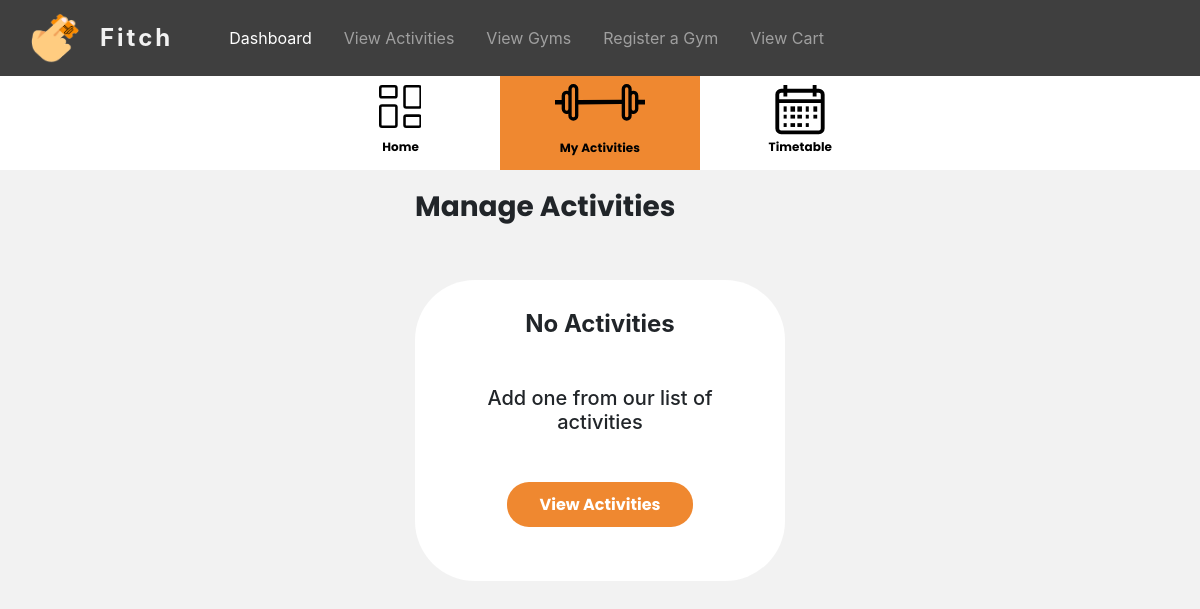
The page /User/MyActivity (signed in) on the database as committed earlier.
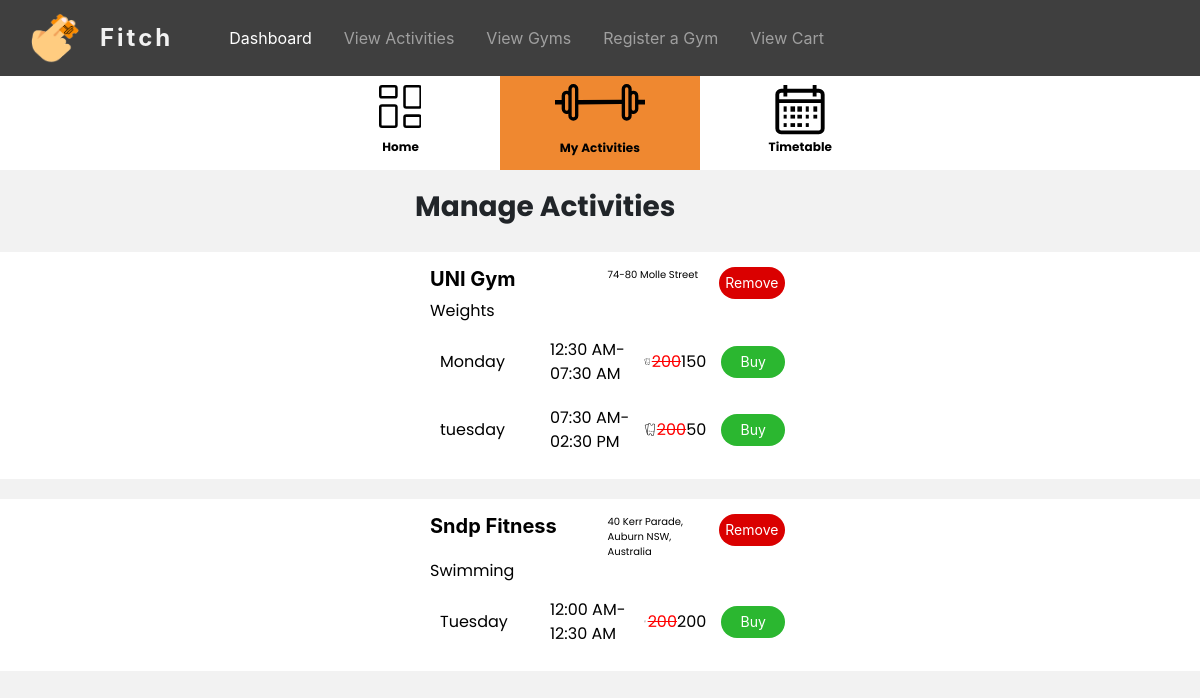
The same page on the database as committed later.
### tables this page shows
CREATE TABLE `gym_activity_timetable` (
  `id` int(11) NOT NULL,
  `activity_id` int(11) NOT NULL,
  `gym_id` int(11) NOT NULL,
  `day` varchar(255) NOT NULL,
  `time` varchar(255) NOT NULL,
  `sale_percentage` int(20) DEFAULT NULL
);

### app/libraries/Core.php (called while the page is built, shortened)
<?php
class Core
{
  protected $currentMethod = 'index';
  public function __construct()
  {
    $url = $this->getUrl();
    if (file_exists('../app/controllers/' . ucwords($url[0]) . '.php')) {
      unset($url[0]);
    }
    $this->currentController = new $this->currentController;
    if (isset($url[1])) {
      if (method_exists($this->currentController, $url[1])) {
        $this->currentMethod = $url[1];
        unset($url[1]);
      }
    }
    $this->params = $url ? array_values($url) : [];
    call_user_func_array([$this->currentController, $this->currentMethod], $this->params);
  }
  public function getUrl()
  {
    if (isset($_GET['url'])) {
      $url = rtrim($_GET['url'], '/');
      $url = filter_var($url, FILTER_SANITIZE_URL);
      $url = explode('/', $url);
      return $url;
    }
  }
}

### public/index.php (called while the page is built, shortened)
<?php
  $init = new Core;

### app/libraries/Database.php (called while the page is built, shortened)
<?php
class Database
{
  private $host = DB_HOST;
  private $user = DB_USER;
  private $pass = DB_PASS;
  private $dbname = DB_NAME;
  private $dbh;
  private $stmt;
  public function __construct()
  {
    $dsn = 'mysql:host=' . $this->host . ';dbname=' . $this->dbname;
    $options = array(
      PDO::ATTR_PERSISTENT => true,
      PDO::ATTR_ERRMODE => PDO::ERRMODE_EXCEPTION
    );
    try {
      $this->dbh = new PDO($dsn, $this->user, $this->pass, $options);
    } catch (PDOException $e) {
      $this->error = $e->getMessage();
      echo $this->error;
    }
  }
  public function query($sql)
  {
    $this->stmt = $this->dbh->prepare($sql);
  }
  public function bind($param, $value, $type = null)
  {
    if (is_null($type)) {
      switch (true) {
        default:
          $type = PDO::PARAM_STR;
      }
    }
    $this->stmt->bindValue($param, $value, $type);
  }
  public function execute()
  {
    return $this->stmt->execute();
  }
  public function resultSet()
  {
    $this->execute();
    return $this->stmt->fetchAll(PDO::FETCH_OBJ);
  }
}

### app/models/userModel.php (called while the page is built, shortened)
<?php
class userModel
{
  private $db;
  public function __construct()
  {
    $this->db = new Database;
  }
  public function manageActivitiesList($data)
  {
    $this->db->query('SELECT DISTINCT gym_activity_timetable.day, gym_activity_timetable.id, gym_activity_timetable.sale_percentage, gym_activity_timetable.time, users_activity.activity_id, gym_activity.activity_name, gym_activity.category,gym_activity.sessions_per_week, gym_activity.max_capacity, gym_activity.credit, gym_activity.description, gym_information.gym_address, gym_information.gym_name, gym_information.gym_id
    FROM users_activity
    INNER JOIN gym_activity_timetable ON users_activity.activity_id = gym_activity_timetable.activity_id
    Inner join gym_activity ON users_activity.activity_id = gym_activity.id
    INNER JOIN gym_information ON users_activity.gym_id = gym_information.gym_id
    where users_activity.user_id = :user_id');
    $this->db->bind(':user_id', $data['user_id']);
    $row = $this->db->resultSet();
    if ($this->db->rowCount() > 0) {
      return $row;
    }
  }
}

### app/views/User/myactivity.php (the view, shortened to what the changed rows need)
<?php
if (!empty($data['myActivity'])) {
    $flag = true;
    $current = NULL;
    $sale_credit_1 = NULL;
    foreach ($data['myActivity'] as $single) {
        if ($current == $single->activity_id) {
            $flag = false;
            echo '
                <div class="row" style="margin-top:10px; padding-left:10px;">
                    <div class="col-4 align-self-center" style="padding-right:0px;">
                        <p style="font-size:16px; margin-bottom:0px">' . $single->day . '</p>
                    </div>
                    <div class="col-3 align-self-center" style="padding:0px;">
                        <p style="font-size:16px; margin-bottom:0px">' . $single->time . '</p>
                    </div>
                    <div class="col-2 text-right align-self-center" style="padding:0px;">
                        <div style="display:flex; flex-direction:row; align-items:center; justify-content: flex-end;">
                            <p style="font-size:16px; margin-bottom:0px; margin-left:2px;">'; if($single->sale_percentage != NULL){
                                $sale_credit_1 = $single->credit - ($single->sale_percentage / 100 * $single->credit);
                            } if($sale_credit_1 != NULL) { echo "<del style='color:red'>".$single->credit. "</del>".$sale_credit_1; } else { echo $single->credit; } echo '</p>
                        </div>
                    </div>
                    <div class="col-3 text-right align-self-center">
                    <a href = "' . URLROOT . '/User/allocation/' . $single->id . '" style ="text-decoration:none;"> <button class="myactivity-buy-btn">Buy</button></a>
                    </div>
                    <div class="col text-left">
                        <div class="line-separator" style="margin-top:10px;"></div>
                    </div>
                </div>';
        } else {
            $flag = true;
            $sale_credit_2 = NULL;
            echo '</div>';
            echo '</div>';
            echo '</div>';
        }
        if ($flag == true) {
            $current = $single->activity_id;
            echo '
                <div class="d-flex justify-content-center" style="margin-top:20px;  background-color: white;">
                <div class="col-sm-12 col-lg-6 col-xl-4" style="padding-right:0px;">
                <div class="card-container">
                    <div class="row">
                        <div class="col-6 text-left" style="padding-right: 0px;">
                            <span style="text-transform: capitalize;"><h5><b>' . $single->gym_name . '</b></h5></span>
                        </div>
                        <div class="col-3 text-left" style="padding: 0px;">
                            <p style="font-size:10px; margin-bottom:0px">' . $single->gym_address . '</p>
                        </div>
                        <div class="col-3 text-right">
                        <a style="text-decoration:none" href = "' . URLROOT . '/User/removeActivity/' . $single->activity_id . '"> <button class="myactivity-remove-btn">Remove</button></a>
                        </div>
                    </div>
                    <div class="row">
                        <div class="col text-left">
                            <p style="margin-bottom:5px; text-transform: capitalize;">' . $single->category . '</p>
                        </div>
                    </div>
                    <div class="row" style="margin-top:10px; padding-left:10px;">
                        <div class="col-4 align-self-center" style="padding-right:0px;">
                            <p style="font-size:16px; margin-bottom:0px; text-transform: capitalize;">' . $single->day . '</p>
                        </div>
                        <div class="col-3 align-self-center" style="padding:0px;">
                            <p style="font-size:16px; margin-bottom:0px;">' . $single->time . '</p>
                        </div>
                        <div class="col-2 text-right align-self-center" style="padding:0px;">
                            <div style="display:flex; flex-direction:row; align-items:center; justify-content: flex-end;">
                                <p style="font-size:16px; margin-bottom:0px; margin-left:2px;">'; if($single->sale_percentage != NULL){
                                    $sale_credit_2 = $single->credit - ($single->sale_percentage / 100 * $single->credit);
                                } if($sale_credit_2 != NULL) { echo "<del style='color:red'>".$single->credit. "</del>".$sale_credit_2; } else { echo $single->credit; } echo '</p>
                            </div>
                        </div>
                        <div class="col-3 text-right align-self-center">
                        <a href = "' . URLROOT . '/User/allocation/' . $single->id . '" style ="text-decoration:none;"> <button class="myactivity-buy-btn">Buy</button></a>
                        </div>
                        <div class="col text-left">
                            <div class="line-separator" style="margin-top:10px;"></div>
                        </div>
                    </div>
                ';
        }
    }
} else {
    echo '
    <div class="container-fluid mt-4 mt-lg-5">
        <div class="row justify-content-center">
            <div class="col-sm-12 col-lg-4 text-center align-self-center">
                <div class="empty-container">
                    <h4 class="mb-5"><b>No Activities</b></h4>
                    <h5 class="mb-5">Add one from our list of activities</h5>
                    <a href="' . URLROOT . '/Activity/allactivity">
                        <button type="button" class="checkout-btn mb-4">View Activities</button>
                    </a>
                </div>
            </div>
        </div>
     </div>
    ';
}
?>
</div>
</div>
</div>

Rows that differ between the two databases and show on the page:
added gym_activity_timetable: gym_name "UNI Gym", gym_address "74-80 Molle Street", category "Weights", day "Monday", time "12:30 AM-07:30 AM", credit "200", sale_credit_2 "150"
added gym_activity_timetable: day "tuesday", time "07:30 AM-02:30 PM", credit "200", sale_credit_1 "50"
now on this page (row edited): gym_activity_timetable: gym_name "Sndp Fitness", gym_address "40 Kerr Parade, Auburn NSW, Australia", category "Swimming", day "Tuesday", time "12:00 AM-12:30 AM", credit "200", sale_credit_2 "200"
Other text that changed with them:
text no longer shown: "No Activities Add one from our list of activities View Activities"
